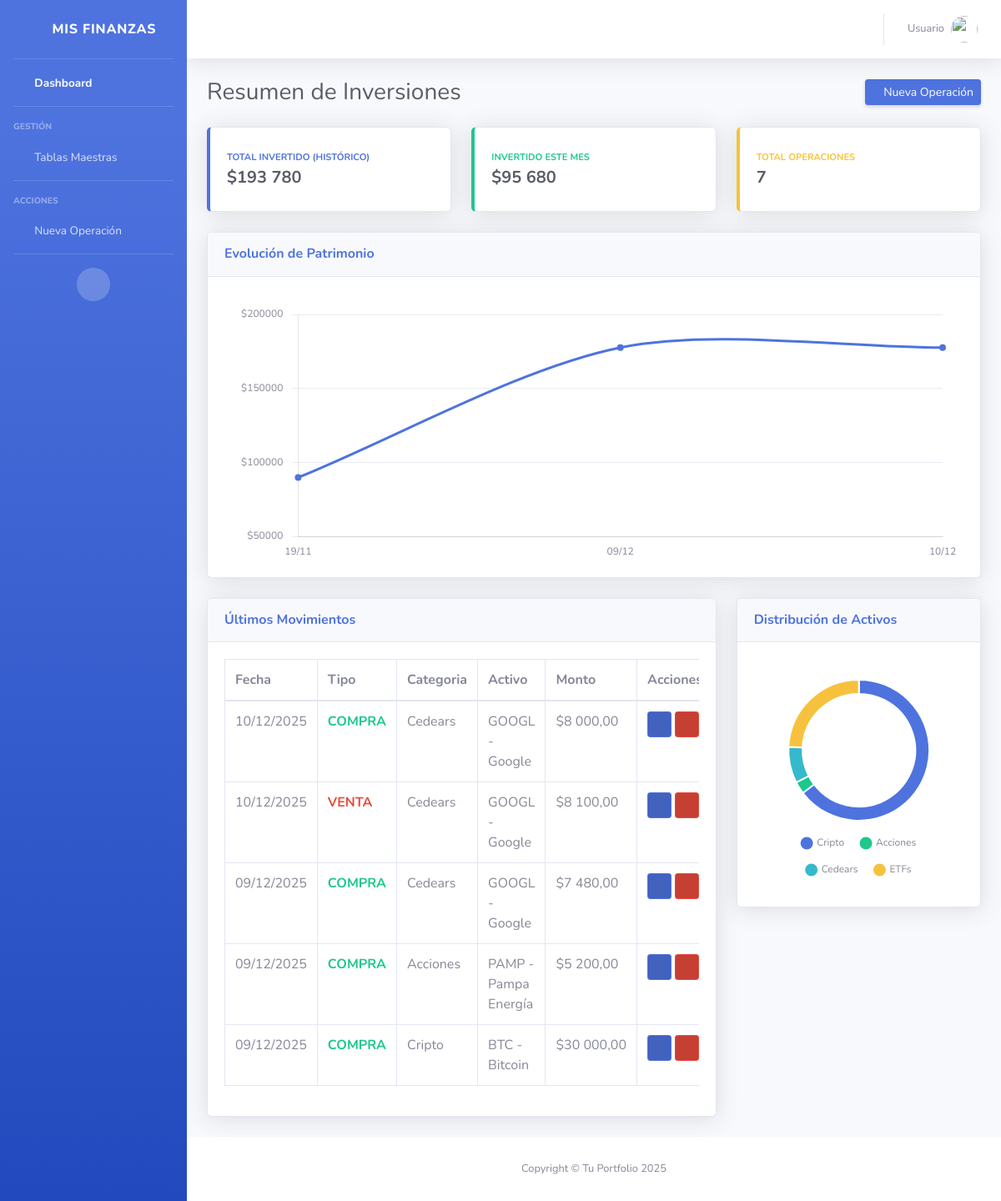
Before: / with the older database file.
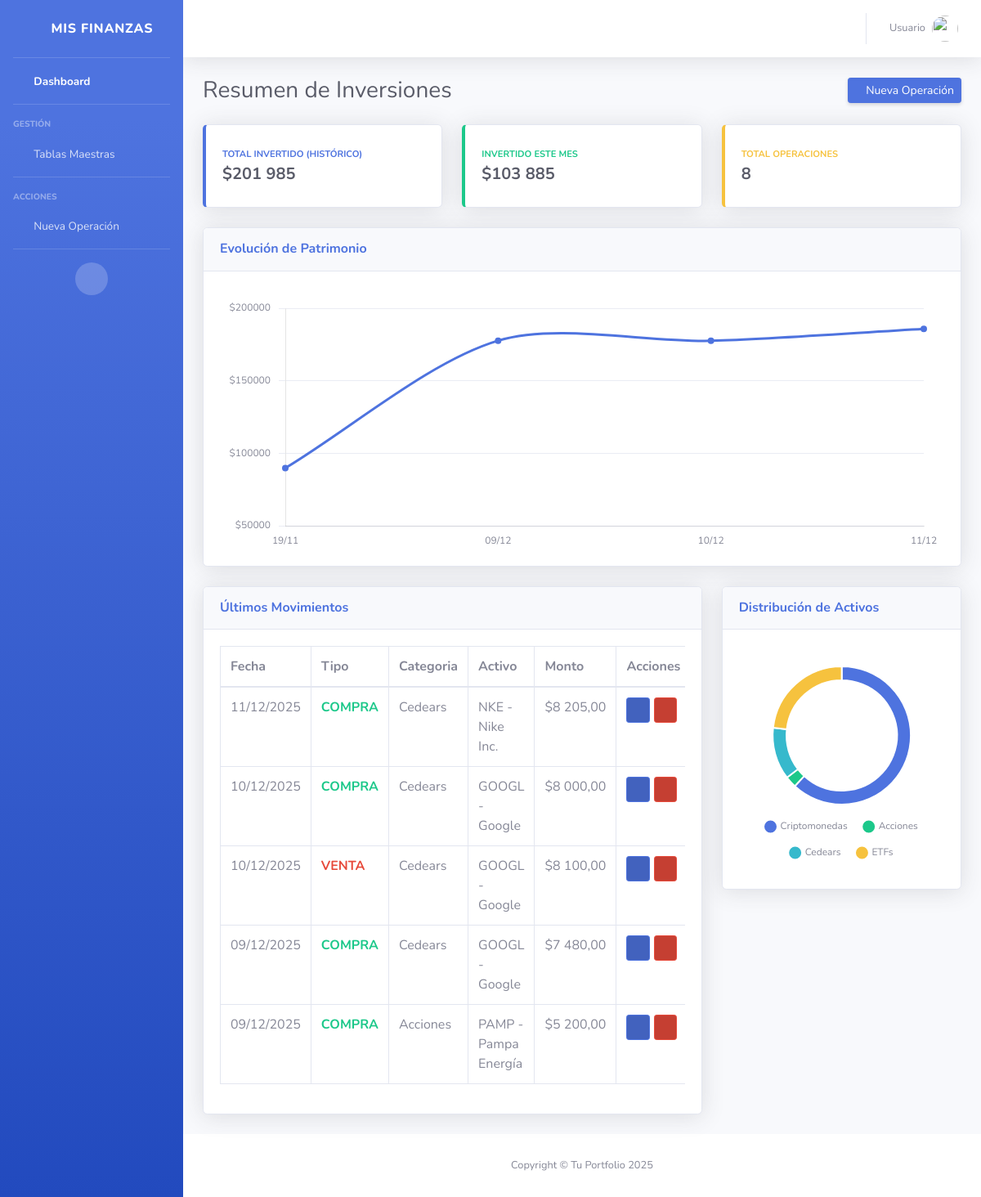
After: the same page with the newer database file.
### inversiones/models.py (models this page shows, shortened)
class Transaccion(models.Model):
    TIPO_CHOICES = [('COMPRA', 'Compra'), ('VENTA', 'Venta')]
    activo = models.ForeignKey(Activo, on_delete=models.CASCADE)
    cuenta = models.ForeignKey(Cuenta, on_delete=models.SET_NULL, null=True)
    tipo = models.CharField(max_length=6, choices=TIPO_CHOICES)
    cantidad = models.DecimalField(max_digits=10, decimal_places=5)
    precio = models.DecimalField(max_digits=10, decimal_places=2)
    fecha = models.DateField(default=timezone.now)

class Activo(models.Model):
    simbolo = models.CharField(max_length=10) # Ej: BTC
    nombre = models.CharField(max_length=100)
    categoria = models.ForeignKey(Categoria, on_delete=models.CASCADE)
    def __str__(self):
        return f"{self.simbolo} - {self.nombre}"

class Categoria(models.Model):
    nombre = models.CharField(max_length=50) # Ej: Cripto, Acciones
    def __str__(self):
        return self.nombre

### inversiones/views.py (the view)
# urls.py: path('', home, name='home'),
def home(request):
    total_inversion = Transaccion.objects.aggregate(total=Sum('precio'))['total']
    cantidad_operaciones = Transaccion.objects.count()
    ultimas_operaciones = Transaccion.objects.order_by('-fecha')[:5]
    hoy = datetime.date.today()
    inversion_mes = Transaccion.objects.filter(
        tipo='COMPRA',
        fecha__year=hoy.year,
        fecha__month=hoy.month
    ).aggregate(total=Sum('precio'))['total'] or 0
    nombres_grafico = []
    monto_grafico = []
    categorias = Categoria.objects.all()
    for cat in categorias:
        total_cat = Transaccion.objects.filter(activo__categoria=cat, tipo='COMPRA').aggregate(total=Sum('precio'))['total'] or 0
        if total_cat > 0:
            nombres_grafico.append(cat.nombre)
            monto_grafico.append(float(total_cat))
    evolucion_data = Transaccion.objects.values('fecha').annotate(
        neto=Sum(
            Case(
                When(tipo='COMPRA', then=F('precio')),
                When(tipo='VENTA', then=-F('precio')), # Restamos si es venta
                output_field=DecimalField()
            )
        )
    ).order_by('fecha')
    fechas_evolucion = []
    montos_evolucion = []
    acumulado = 0
    for dato in evolucion_data:
        acumulado += float(dato['neto'])
        fechas_evolucion.append(dato['fecha'].strftime("%d/%m"))
        montos_evolucion.append(acumulado)
    context = {
        'total_inversion': total_inversion,
        'cantidad_operaciones': cantidad_operaciones,
        'inversion_mes': inversion_mes,
        'ultimas_operaciones': ultimas_operaciones,
        'nombres': nombres_grafico,
        'montos': monto_grafico,
        'fechas_evolucion': fechas_evolucion,
        'montos_evolucion': montos_evolucion,
    }
    return render(request, 'inversiones/index.html', context)

### inversiones/templates/inversiones/index.html (shortened to what the changed rows need)
<!DOCTYPE html>
<html lang="es">
<head>
    {% load static %}
    {% load humanize %}
    <link href="{% static 'vendor/fontawesome-free/css/all.min.css' %}" rel="stylesheet" type="text/css">
    <link href="{% static 'css/sb-admin-2.min.css' %}" rel="stylesheet">
</head>
<body id="page-top">
    <div id="wrapper">
        <div id="content-wrapper" class="d-flex flex-column">
            <div id="content">
                {% block content %}
                <div class="container-fluid">
                    <div class="d-sm-flex align-items-center justify-content-between mb-4">
                        <h1 class="h3 mb-0 text-gray-800">Resumen de Inversiones</h1>
                    </div>
                    <div class="row">
                        <div class="col-xl-4 col-md-6 mb-4">
                            <div class="card border-left-primary shadow h-100 py-2">
                                <div class="card-body">
                                    <div class="row no-gutters align-items-center">
                                        <div class="col mr-2">
                                            <div class="text-xs font-weight-bold text-primary text-uppercase mb-1">
                                                Total Invertido (Histórico)</div>
                                            <div class="h5 mb-0 font-weight-bold text-gray-800">
                                                ${{total_inversion|intcomma}}</div>
                                        </div>
                                    </div>
                                </div>
                            </div>
                        </div>
                        <div class="col-xl-4 col-md-6 mb-4">
                            <div class="card border-left-success shadow h-100 py-2">
                                <div class="card-body">
                                    <div class="row no-gutters align-items-center">
                                        <div class="col mr-2">
                                            <div class="text-xs font-weight-bold text-success text-uppercase mb-1">
                                                Invertido este Mes</div>
                                            <div class="h5 mb-0 font-weight-bold text-gray-800">
                                                ${{inversion_mes|intcomma}}</div>
                                        </div>
                                    </div>
                                </div>
                            </div>
                        </div>
                        <div class="col-xl-4 col-md-6 mb-4">
                            <div class="card border-left-warning shadow h-100 py-2">
                                <div class="card-body">
                                    <div class="row no-gutters align-items-center">
                                        <div class="col mr-2">
                                            <div class="text-xs font-weight-bold text-warning text-uppercase mb-1">
                                                Total Operaciones</div>
                                            <div class="h5 mb-0 font-weight-bold text-gray-800">{{cantidad_operaciones}}
                                            </div>
                                        </div>
                                    </div>
                                </div>
                            </div>
                        </div>
                    </div>
                    <div class="row">
                        <div class="col-xl-12 col-lg-12">
                            <div class="card shadow mb-4">
                                <div class="card-body">
                                    <div class="chart-area">
                                        <canvas id="myAreaChart"></canvas>
                                    </div>
                                </div>
                            </div>
                        </div>
                    </div>
                    <div class="row">
                        <div class="col-xl-8 col-lg-7">
                            <div class="card shadow mb-4">
                                <div class="card-body">
                                    <div class="table-responsive">
                                        <table class="table table-bordered table-hover" width="100%" cellspacing="0">
                                            <thead>
                                                <tr>
                                                    <th>Fecha</th>
                                                    <th>Tipo</th>
                                                    <th>Categoria</th>
                                                    <th>Activo</th>
                                                    <th>Monto</th>
                                                    <th>Acciones</th>
                                                </tr>
                                            </thead>
                                            <tbody>
                                                {% for operacion in ultimas_operaciones %}
                                                <tr>
                                                    <td>{{ operacion.fecha|date:"d/m/Y" }}</td>
                                                    <td
                                                        class="{% if operacion.tipo == 'COMPRA' %}text-success{% else %}text-danger{% endif %} font-weight-bold">
                                                        {{ operacion.tipo }}
                                                    </td>
                                                    <td>{{ operacion.activo.categoria}}</td>
                                                    <td>{{ operacion.activo }}</td>
                                                    <td>${{ operacion.precio|intcomma }}</td>
                                                    <td>
                                                        <a href="{% url 'editar_operacion' operacion.id %}"
                                                            class="btn btn-sm btn-primary btn-icon-split">
                                                            <span class="icon text-white-50">
                                                                <i class="fas fa-edit"></i>
                                                            </span>
                                                        </a>
                                                        <a href="{% url 'eliminar_operacion' operacion.id %}"
                                                            class="btn btn-sm btn-danger btn-icon-split">
                                                            <span class="icon text-white-50">
                                                                <i class="fas fa-trash"></i>
                                                            </span>
                                                        </a>
                                                </tr>
                                                {% empty %}
                                                <tr>
                                                    <td colspan="4" class="text-center">No hay movimientos cargados.
                                                    </td>
                                                </tr>
                                                {% endfor %}
                                            </tbody>
                                        </table>
                                    </div>
                                </div>
                            </div>
                        </div>
                        <div class="col-xl-4 col-lg-5">
                            <div class="card shadow mb-4">
                                <div class="card-body">
                                    <div class="chart-pie pt-4 pb-2">
                                        <canvas id="myPieChart"></canvas>
                                    </div>
                                </div>
                            </div>
                        </div>
                    </div>
                </div>
                {% endblock %}
            </div>
        </div>
    </div>
    <script>
        // Configuración de estilo base (copiada de SB Admin 2 para mantener la estética)
        Chart.defaults.font.family = 'Nunito', '-apple-system,system-ui,BlinkMacSystemFont,"Segoe UI",Roboto,"Helvetica Neue",Arial,sans-serif';
        Chart.defaults.color = '#858796';
        var ctx = document.getElementById("myPieChart");
        var myPieChart = new Chart(ctx, {
            type: 'doughnut',
            data: {
                labels: {{ nombres| safe }},  // Aquí entran tus etiquetas de Django
        datasets: [{
            data: {{ montos| safe }},  // Aquí entran tus números de Django
            backgroundColor: ['#4e73df', '#1cc88a', '#36b9cc', '#f6c23e', '#e74a3b', '#858796'], // Colores
            hoverBackgroundColor: ['#2e59d9', '#17a673', '#2c9faf', '#dda20a', '#be2617', '#60616f'],
            hoverBorderColor: "rgba(234, 236, 244, 1)",
                }],
            },
        options: {
            maintainAspectRatio: false,
                tooltips: {
                backgroundColor: "rgb(255,255,255)",
                    bodyFontColor: "#858796",
                        borderColor: '#dddfeb',
                            borderWidth: 1,
                                xPadding: 15,
                                    yPadding: 15,
                                        displayColors: false,
                                            caretPadding: 10,
                },
            plugins: {
                legend: {
                    display: true,
                        position: 'bottom',
                            labels: {
                        usePointStyle: true, // Hace que los puntitos de la leyenda sean redondos
                            padding: 20
                    }
                }
            },
            cutout: '80%',
            },
        });
    </script>
</body>
</html>

Changed rows visible on the page:
no longer on this page (row unchanged): Transaccion: fecha "09/12/2025", tipo "COMPRA", activo.categoria "Cripto", activo "BTC - Bitcoin", precio "30 000,00"
added Transaccion: fecha "11/12/2025", tipo "COMPRA", activo.categoria "Cedears", activo "NKE - Nike Inc.", precio "8 205,00"
Other visible differences:
{{ total_inversion|intcomma }}: "193 780" → "201 985"
{{ inversion_mes|intcomma }}: "95 680" → "103 885"
{{ cantidad_operaciones }}: "7" → "8"
chart data {{ nombres| safe }}: ['Cripto', 'Acciones', 'Cedears', 'ETFs'] → ['Criptomonedas', 'Acciones', 'Cedears', 'ETFs']
chart data {{ montos| safe }}: [120000.0, 5200.0, 15480.0, 45000.0] → [120000.0, 5200.0, 23685.0, 45000.0]
chart data {{ fechas_evolucion| safe }}: ['19/11', '09/12', '10/12'] → ['19/11', '09/12', '10/12', '11/12']
chart data {{ montos_evolucion| safe }}: [90000.0, 177680.0, 177580.0] → [90000.0, 177680.0, 177580.0, 185785.0]
